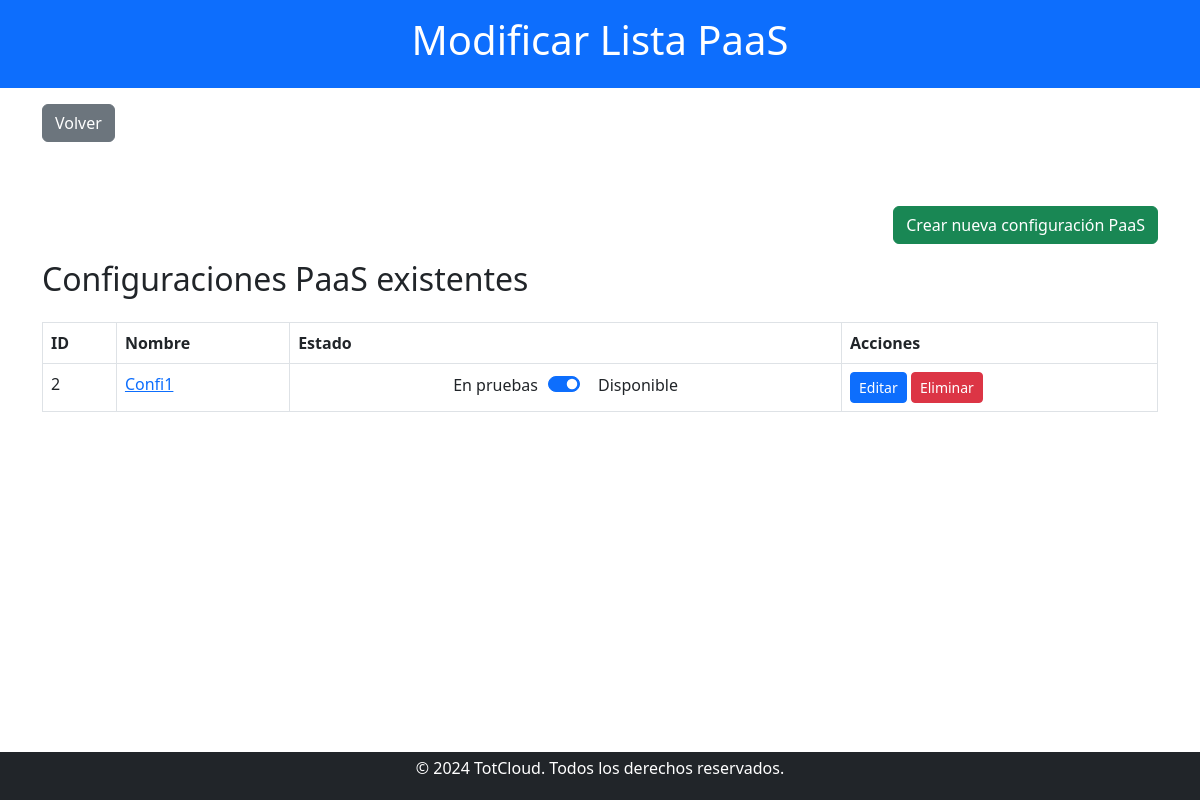
The app's page /trabajador/modificar_lista_paas/modificar_paas.php (signed in), older data.
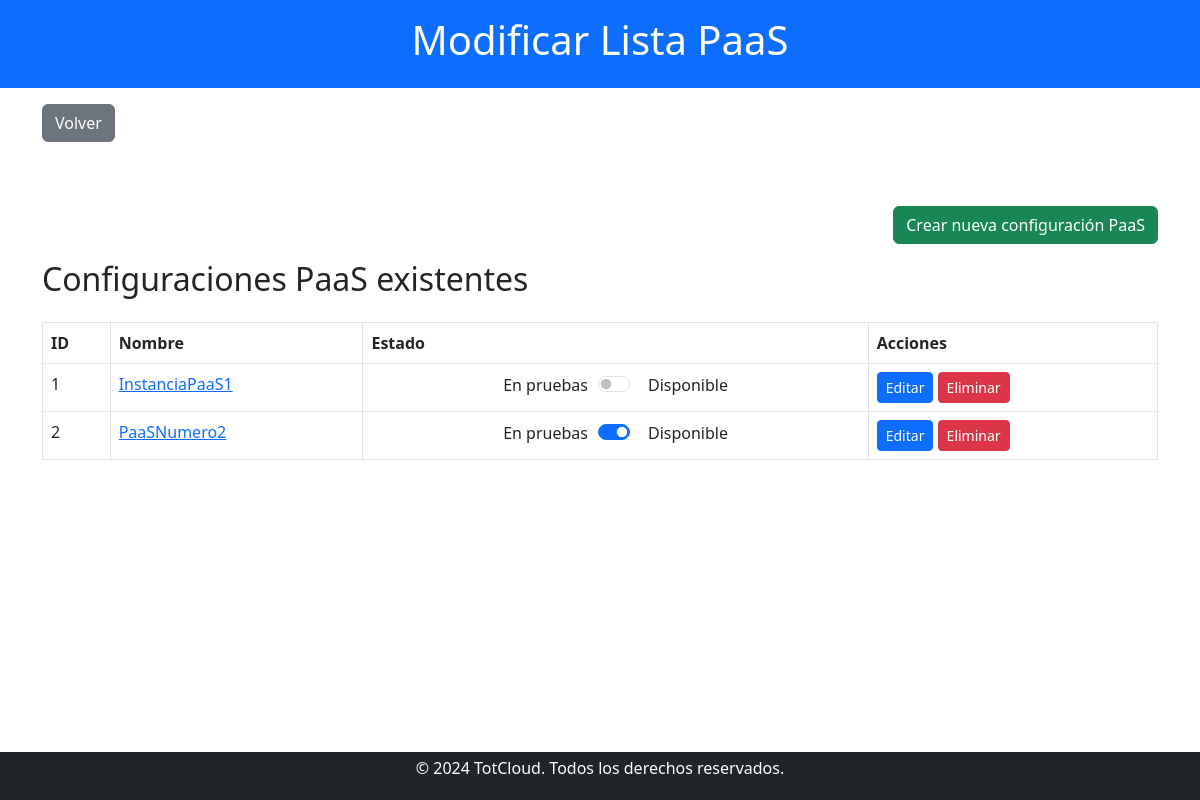
The same page, newer data.
### tables this page shows
CREATE TABLE `paas` (
  `idPaaS` int(11) NOT NULL,
  `Nombre` varchar(100) NOT NULL,
  `Estado` varchar(50) NOT NULL,
  `idSO` int(11) DEFAULT NULL
);

### public/trabajador/modificar_lista_paas/modificar_paas.php (the view, shortened to what this page needs)
<?php
include '../../../includes/db_connect.php';
$query = "SELECT * FROM paas";
$result = $conn->query($query);
?>
<!DOCTYPE html>
<html lang="es">
<head>
    <link href="https://cdn.jsdelivr.net/npm/bootstrap@5.3.0/dist/css/bootstrap.min.css" rel="stylesheet">
    <link href="../../css/estilos.css" rel="stylesheet">
</head>
<body>
    <header class="bg-primary text-white text-center py-3">
        <h1>Modificar Lista PaaS</h1>
    </header>
    <div class="container my-3">
        <a href="../trabajador.php" class="btn btn-secondary">Volver</a>
    </div>
    <main class="container my-5">
        <div class="text-end mb-3">
            <a href="crear_paas.php" class="btn btn-success">Crear nueva configuración PaaS</a>
        </div>
        <h2 class="mb-4">Configuraciones PaaS existentes</h2>
        <?php if ($result && $result->num_rows > 0): ?>
            <table class="table table-bordered">
                <thead>
                    <tr>
                        <th>ID</th>
                        <th>Nombre</th>
                        <th>Estado</th>
                        <th>Acciones</th>
                    </tr>
                </thead>
                <tbody>
                    <?php while ($row = $result->fetch_assoc()): ?>
                        <tr>
                            <td><?php echo htmlspecialchars($row['idPaaS']); ?></td>
                            <td>
                                <a href="#" class="text-primary" data-bs-toggle="modal" data-bs-target="#detailsModal"
                                    data-id="<?php echo $row['idPaaS']; ?>"
                                    data-nombre="<?php echo htmlspecialchars($row['Nombre']); ?>"
                                    data-estado="<?php echo htmlspecialchars($row['Estado']); ?>">
                                    <?php echo htmlspecialchars($row['Nombre']); ?>
                                </a>
                            </td>
                            <td>
                                <form method="POST" action="modificar_paas.php" class="slider-container">
                                    <span class="slider-label">En pruebas</span>
                                    <label class="form-check form-switch">
                                        <input
                                            class="form-check-input"
                                            type="checkbox"
                                            name="estado"
                                            value="Disponible"
                                            onchange="this.form.submit()"
                                            <?php echo $row['Estado'] === 'Disponible' ? 'checked' : ''; ?>
                                        >
                                    </label>
                                    <span class="slider-label">Disponible</span>
                                </form>
                            </td>
                            <td>
                                <a href="editar_paas.php?id=<?php echo $row['idPaaS']; ?>" class="btn btn-primary btn-sm">Editar</a>
                                <a href="eliminar_paas.php?id=<?php echo $row['idPaaS']; ?>" class="btn btn-danger btn-sm" onclick="return confirm('¿Estás seguro de eliminar esta configuración PaaS?')">Eliminar</a>
                            </td>
                        </tr>
                    <?php endwhile; ?>
                </tbody>
            </table>
        <?php else: ?>
            <p class="text-center">No hay configuraciones PaaS registradas.</p>
        <?php endif; ?>
    </main>
    <?php include '../../../includes/footer.php'; ?>
</body>
</html>

Row changes from the older to the newer data that the page shows:
added paas: idPaaS "1", Nombre "InstanciaPaaS1"
changed paas id 2: Nombre "Confi1" → "PaaSNumero2"
